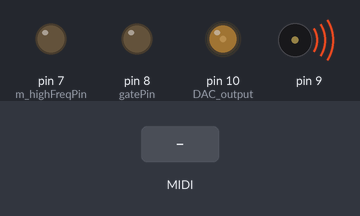
A sketch run on a simulated Arduino Leonardo, built with avr-gcc and run on an emulated ATmega32U4. Shown: output pins drawn as LEDs (lit = HIGH), buzzer (waves = sounding). The test bench sets the inputs (shaded band). MIDI output is not drawn; pins used as bus, display or sensor lines are not drawn.

Above: at 1.2 s.
1.3 s: MIDI note 36 received
At 1.45 s:
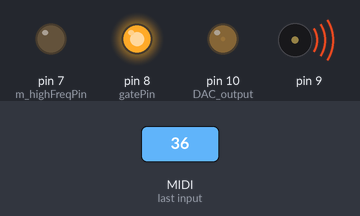
3.1 s: MIDI note 48 received
At 3.9 s:
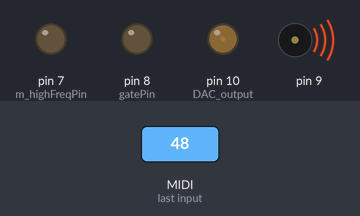
Timing chart, 0 to 6.1 s (numbered marks = the images above; inputs shaded):
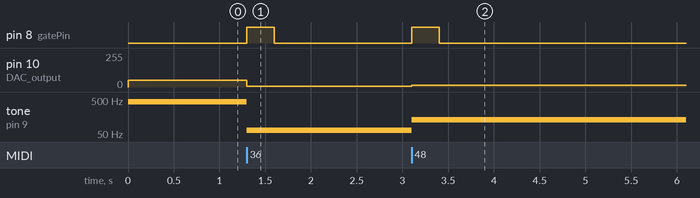

Measured:
- after the input at 1.3 s, pin 8 (gatePin): LOW → HIGH at once, → LOW 0.30 s later; pin 10 (DAC_output): 52/255 → 7/255 at once; tone on pin 9: 440 Hz → 65 Hz at once
- after the input at 3.1 s, pin 8 (gatePin): LOW → HIGH at once, → LOW 0.30 s later; pin 10 (DAC_output): 7/255 → 15/255 at once; tone on pin 9: 65 Hz → 131 Hz at once

The sketch:

MidiDCO.ino
```cpp
#include <MIDI.h>
#include <List.hpp>
#include "MidiTimer.h"
#include "MidiDacTimer.h"

MidiTimer clockOutput(9, TCCR1A, TCCR1B, OCR1A);
MidiDacTimer4 integratorCV(7);
constexpr uint8_t gatePin{ 8 };

midi::SerialMIDI<HardwareSerial> midiSerial(Serial1);
midi::MidiInterface<midi::SerialMIDI<HardwareSerial>> MIDI((midi::SerialMIDI<HardwareSerial>&)midiSerial);

List<byte> heldNotes;

void setup()
{
	clockOutput.begin();
	integratorCV.begin();

	pinMode(gatePin, OUTPUT);

	MIDI.setHandleNoteOn(noteOn);
	MIDI.setHandleNoteOff(noteOff);
	MIDI.begin(MIDI_CHANNEL_OMNI);

    noteSet(69);
}

void loop()
{
	MIDI.read();
}

void noteOn(midi::Channel channel, byte note, byte velocity)
{
	heldNotes.add(note);
    noteSet(note);
	digitalWrite(gatePin, HIGH);
}

void noteOff(midi::Channel channel, byte note, byte velocity)
{
    // Find the note and remove it
    for (int i = 0; i < heldNotes.getSize(); i++)
    {
        if (heldNotes[i] == note)
        {
            heldNotes.remove(i);
            break;
        }
    }

    if (heldNotes.getSize() > 0)
    {
        noteSet(heldNotes[heldNotes.getSize() - 1]);
    }
    else
    {
        digitalWrite(gatePin, LOW);
    }
}

void noteSet(byte note)
{
    clockOutput.setNote(note);
    integratorCV.setFrequency(clockOutput.getFrequency());
}
```

MidiDacTimer.cpp
```cpp
#include "MidiDacTimer.h"
#include <Arduino.h>


MidiDacTimer4::MidiDacTimer4(uint8_t highFreqPin) :
	m_highFreqPin(highFreqPin)
{
}

void MidiDacTimer4::begin()
{
	// These outputs are summed in hardware
	pinMode(10, OUTPUT); // DAC output
	pinMode(m_highFreqPin, OUTPUT);

	TCCR4A = _BV(COM4B0)	// Toggle B on Compare Match
		| _BV(PWM4B);		// Enable PWM on B

	TCCR4B = 1;				// Prescaler: 1

	OCR4C = 255;
}

void MidiDacTimer4::setFrequency(double frequency)
{
	constexpr auto magic = 0.425; // This value was determined from testing the circuit
	constexpr auto maxMilliVolts = 5000;

	auto milliVolts = constrain(round(frequency / magic), 0, maxMilliVolts * 2);
	if (milliVolts >= maxMilliVolts)
	{
		milliVolts -= maxMilliVolts;
		digitalWrite(m_highFreqPin, HIGH);
	}
	else
	{
		digitalWrite(m_highFreqPin, LOW);
	}

	OCR4B = map(milliVolts, 0, maxMilliVolts, 0, 255);
}
```

MidiDacTimer.h
```cpp
#pragma once
#include <Arduino.h>

class MidiDacTimer4
{
public:
	MidiDacTimer4(uint8_t highFreqPin);
	void begin();
	void setFrequency(double midiNote);

private:
	uint8_t m_highFreqPin{7};
};
```

MidiTimer.cpp
```cpp
#include "MidiTimer.h"

MidiTimer::MidiTimer (
	uint8_t outputPin,
	volatile uint8_t &controlRegisterA,
	volatile uint8_t &controlRegisterB,
	volatile uint16_t &compareRegister)
	:
	m_outputPin(outputPin),
	m_controlRegisterA(controlRegisterA),
	m_controlRegisterB(controlRegisterB),
	m_compareRegister(compareRegister)
{
}

void MidiTimer::begin ()
{
	pinMode (m_outputPin, OUTPUT);
	m_controlRegisterA = _BV(COM1A0);
}

void MidiTimer::setNote(int midiNote)
{
	m_frequency = midiNoteToFrequency(midiNote);
	auto prescaler = midiNoteToPrescaler(midiNote);
	auto compare = F_CPU >> 1; // divide by two for high and low portion of wave
	compare /= prescaler;
	compare = round(compare / m_frequency);
	compare--; // subtract one for an extra instruction

	// Set the registers
	m_compareRegister = compare;
	m_controlRegisterB = prescalerToPrescalerBits(prescaler);
}

uint16_t MidiTimer::getFrequency() const
{
	return m_frequency;
}

double MidiTimer::midiNoteToFrequency(int midiNote)
{
	return 440 * pow(2.0, (midiNote - 69) / 12.0);
}

int MidiTimer::midiNoteToPrescaler(int midiNote)
{
	// supported prescalers are 1, 8, 64, 256 or 1024
	if (midiNote < 11)
	{
		return 64;
	}
	else if (midiNote < 47)
	{
		return 8;
	}
	else
	{
		return 1;
	}
}

int MidiTimer::prescalerToPrescalerBits(int prescaler)
{
	switch (prescaler)
	{
		default:
		case 1:		return 0b1001;
		case 8:		return 0b1010;
		case 64:	return 0b1011;
		case 256:	return 0b1100;
		case 1024:	return 0b1101;
	}
}
```

MidiTimer.h
```cpp
#pragma once
#include <Arduino.h>

class MidiTimer
{
public:
	MidiTimer (
		uint8_t outputPin,
		volatile uint8_t &controlRegisterA,
		volatile uint8_t &controlRegisterB,
		volatile uint16_t &compareRegister);

	void begin ();
	void setNote(int midiNote);
	uint16_t getFrequency() const;

private:
	static double midiNoteToFrequency(int midiNote);
	static int midiNoteToPrescaler(int midiNote);
	static int prescalerToPrescalerBits(int prescaler);

private:
	uint8_t m_outputPin{};
	double m_frequency{};
	volatile uint8_t &m_controlRegisterA;
	volatile uint8_t &m_controlRegisterB;
	volatile uint16_t &m_compareRegister;
};
```
